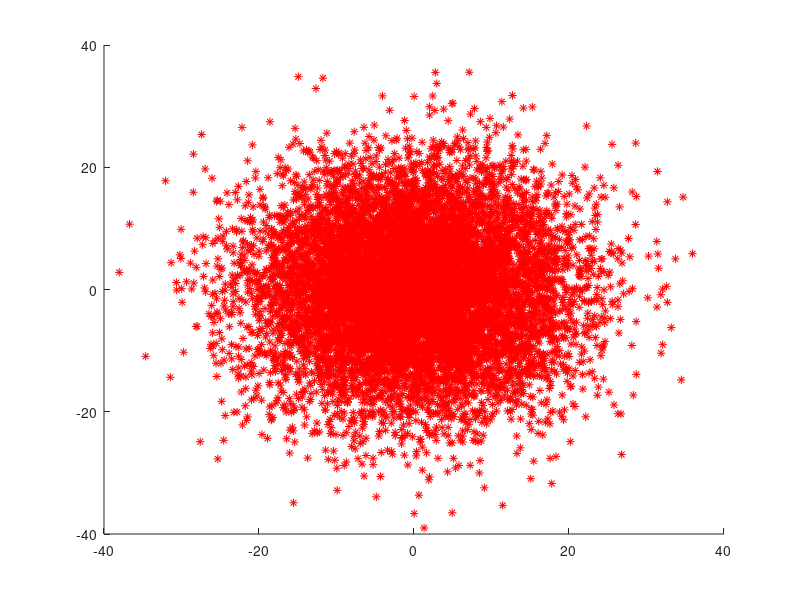

Source code (MATLAB): (Note: this script raises an error after producing the figure.)
clear;clc;
data=10*randn(2,10000);
%% Vector-Quantization
CB_f=8; % must be a power of 2
list=hsv(CB_f);
[dim,T]=size(data);
indices=cell(CB_f,1);
m=zeros(dim,CB_f);
CB_size=1;
m(:,1)=mean(data,2);
indices{1}=1:T;
while(CB_size <= CB_f)
    CB_size
    figure(1)
    hold on
    for i=1:CB_size
        plot(data(1,indices{i}),data(2,indices{i}),'*','col',list(i,:));
        plot(m(1,i),m(2,i),'o','col',list(i,:),'Linewidth',3);
    end
    pause(0.2);
    if(CB_size < CB_f)
        for j=1:CB_size
            [m(:,[j j+CB_size]),ind]=k_means_func(data(:,indices{j}),m(:,j),list([j,j+CB_size],:));
            indices{j+CB_size}=indices{j}(ind{2});
            indices{j}=indices{j}(ind{1});
        end
    end
    CB_size=2*CB_size;
    display('split-completed');
    pause
    if(CB_size < CB_f)
        clf
    end
end
    
    


